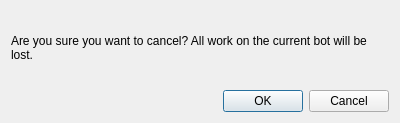
<?xml version="1.0" encoding="UTF-8"?>
<ui version="4.0">
 <class>Dialog</class>
 <widget class="QDialog" name="Dialog">
  <property name="geometry">
   <rect>
    <x>0</x>
    <y>0</y>
    <width>400</width>
    <height>123</height>
   </rect>
  </property>
  <property name="windowTitle">
   <string>Dialog</string>
  </property>
  <layout class="QVBoxLayout" name="verticalLayout">
   <item>
    <widget class="QLabel" name="label">
     <property name="text">
      <string>Are you sure you want to cancel? All work on the current bot will be lost.</string>
     </property>
     <property name="wordWrap">
      <bool>true</bool>
     </property>
    </widget>
   </item>
   <item>
    <widget class="QDialogButtonBox" name="buttonBox">
     <property name="orientation">
      <enum>Qt::Horizontal</enum>
     </property>
     <property name="standardButtons">
      <set>QDialogButtonBox::Cancel|QDialogButtonBox::Ok</set>
     </property>
    </widget>
   </item>
  </layout>
 </widget>
 <resources/>
 <connections>
  <connection>
   <sender>buttonBox</sender>
   <signal>accepted()</signal>
   <receiver>Dialog</receiver>
   <slot>accept()</slot>
   <hints>
    <hint type="sourcelabel">
     <x>248</x>
     <y>254</y>
    </hint>
    <hint type="destinationlabel">
     <x>157</x>
     <y>274</y>
    </hint>
   </hints>
  </connection>
  <connection>
   <sender>buttonBox</sender>
   <signal>rejected()</signal>
   <receiver>Dialog</receiver>
   <slot>reject()</slot>
   <hints>
    <hint type="sourcelabel">
     <x>316</x>
     <y>260</y>
    </hint>
    <hint type="destinationlabel">
     <x>286</x>
     <y>274</y>
    </hint>
   </hints>
  </connection>
 </connections>
</ui>
